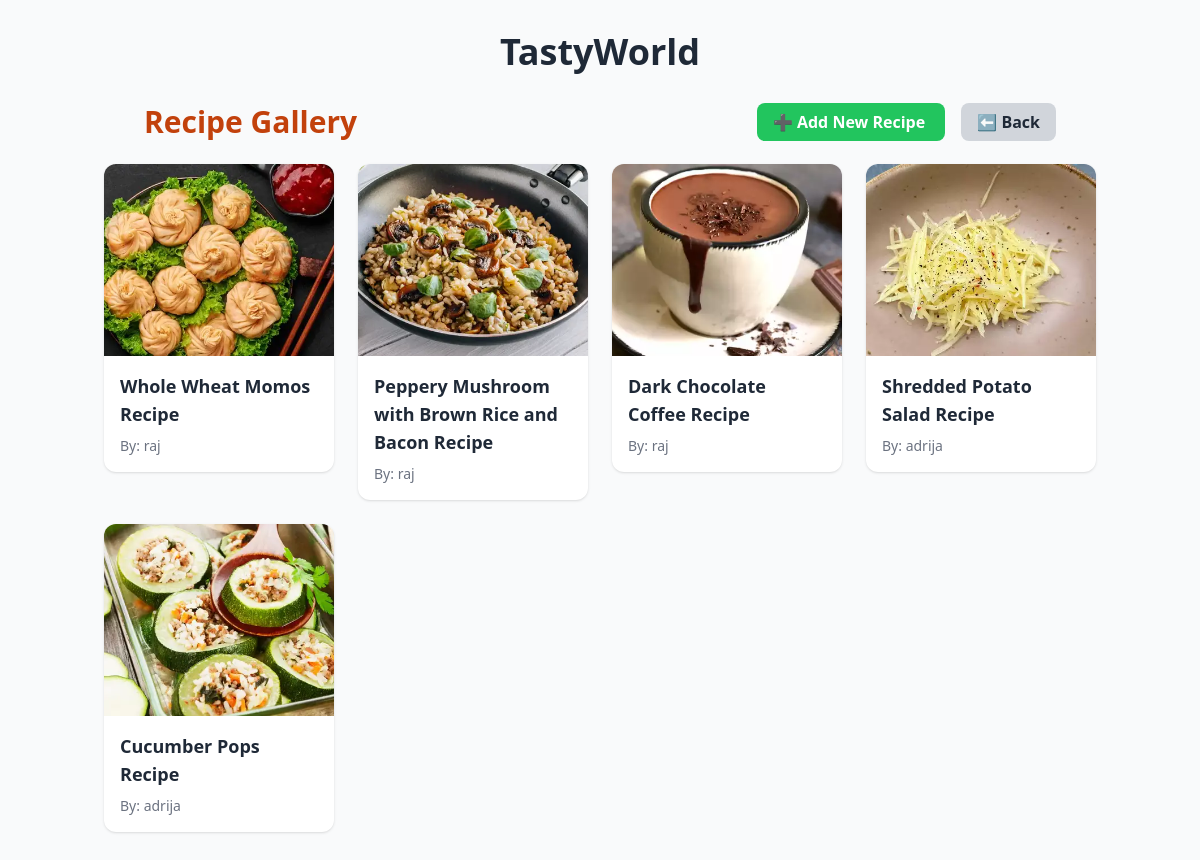
Before: /guest/ with the older database file.
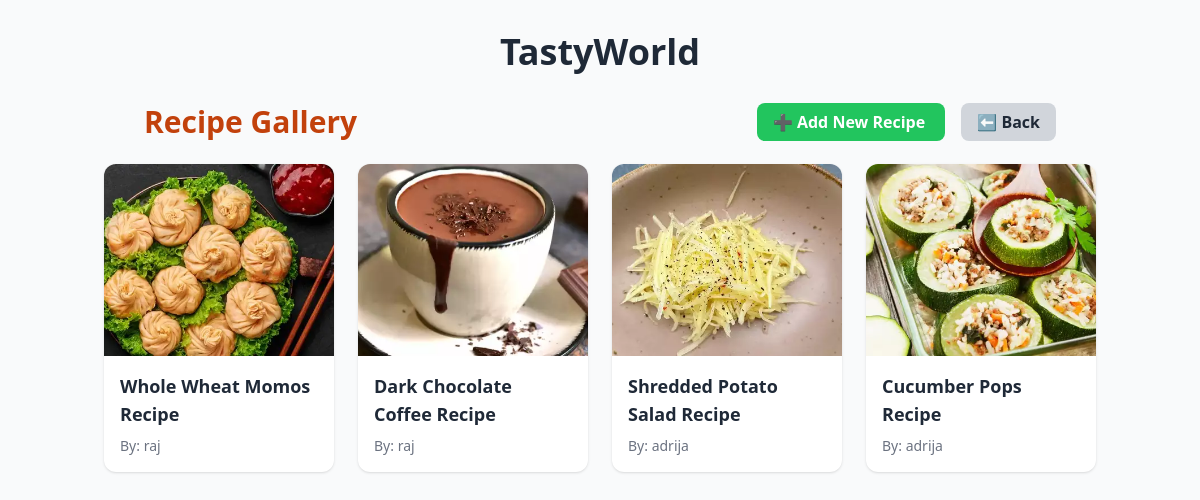
After: the same page with the newer database file.
### accounts/models.py (models this page shows, shortened)
class FoodItem(models.Model):
    auth = models.ForeignKey(User, on_delete=models.CASCADE)  # Auth_ID (linked to Django User)
    title = models.CharField(max_length=200)
    short_desc = models.CharField(max_length=500)
    procedure = models.TextField()
    image = models.ImageField(upload_to='food_images/')

### accounts/views.py (the view)
# urls.py: path('guest/', guest_recipes, name='guest'),
def guest_recipes(request):
    food_items = FoodItem.objects.all()
    template = loader.get_template('recipes.html')
    context = {'food_items': food_items}
    return HttpResponse(template.render(context, request))

### accounts/templates/recipes.html (shortened to what this page needs)
<!DOCTYPE html>
<html lang="en">
<head>
  <script src="https://cdn.tailwindcss.com"></script>
</head>
<body class="bg-gray-50 text-gray-800">
  <div class="container mx-auto px-4 py-8">
    <h1 class="text-4xl font-bold mb-8 text-center">TastyWorld</h1>
    <div class="flex justify-between items-center mb-6 px-4 md:px-10">
      <h2 class="text-3xl font-bold text-orange-700">Recipe Gallery</h2>
      <div class="space-x-4">
        <a href="{% url 'add_recipe' %}"
           class="bg-green-500 hover:bg-green-600 text-white font-semibold py-2 px-4 rounded-lg transition duration-200">
          ➕ Add New Recipe
        </a>
        <a href="/dashboard"
           class="bg-gray-300 hover:bg-gray-400 text-gray-800 font-semibold py-2 px-4 rounded-lg transition duration-200">
          ⬅️ Back
        </a>
      </div>
    </div>
    <div class="grid grid-cols-1 sm:grid-cols-2 md:grid-cols-3 lg:grid-cols-4 gap-6">
      {% for item in food_items %}
      <a href="{{item.id}}">
        <div class="bg-white rounded-xl shadow hover:shadow-xl transition duration-300">
          <img src="{{ item.image.url }}" alt="{{ item.title }}" class="w-full h-48 object-cover rounded-t-xl">
          <div class="p-4">
            <h2 class="text-lg font-semibold mb-2">{{ item.title }}</h2>
            <p class="text-sm text-gray-500">By: {{ item.auth.username }}</p>
          </div>
        </div>
      </a>
      {% endfor %}
    </div>
  </div>
</body>
</html>

Changed rows visible on the page:
removed FoodItem: image (picture), title "Peppery Mushroom with Brown Rice and Bacon Recipe", auth.username "raj"
